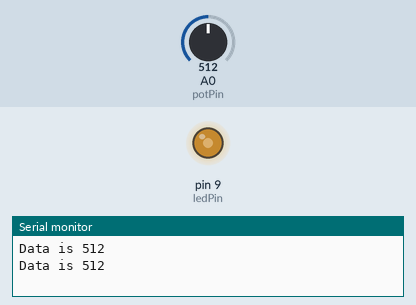
The sketch below on a simulated Arduino Uno, built with avr-gcc and run on an emulated ATmega328P. On the bench: output pins drawn as LEDs (lit = HIGH), the last lines printed to the serial monitor. The test bench sets the inputs (shaded band); at power-on: A0 (potPin) = 512.

Above: at 1.8 s.
1.9 s: A0 (potPin) set to 716
At 3.0 s:
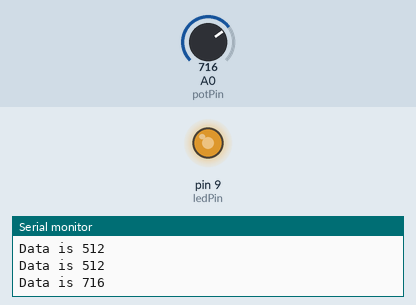
3.5 s: A0 (potPin) set to 900
At 4.6 s:
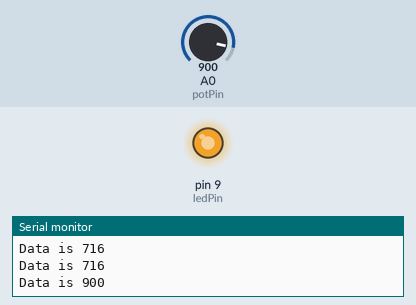
5.5 s: A0 (potPin) set to 122
At 7.2 s:
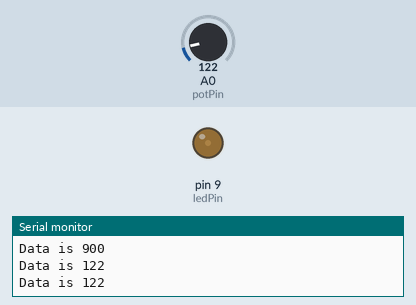
7.5 s: A0 (potPin) set to 0
At 8.9 s:
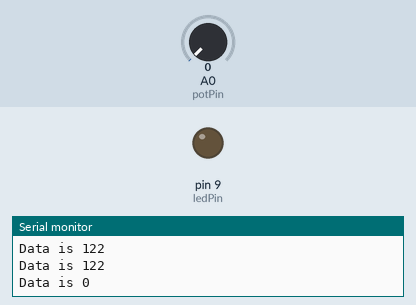
9.5 s: A0 (potPin) set to 511
At 10.4 s:
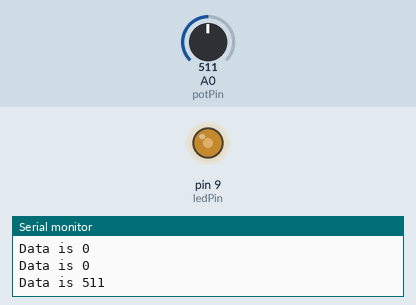
Timing chart, 0 to 12.5 s (numbered marks = the images above; inputs shaded):
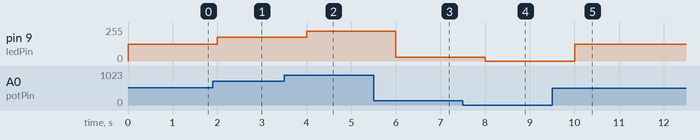

Measured:
- after the input at 1.9 s, pin 9 (ledPin): 127/255 → 178/255 after 0.10 s
- after the input at 3.5 s, pin 9 (ledPin): 178/255 → 224/255 after 0.50 s
- after the input at 5.5 s, pin 9 (ledPin): 224/255 → 30/255 after 0.50 s
- after the input at 7.5 s, pin 9 (ledPin): 30/255 → 0/255 after 0.50 s
- after the input at 9.5 s, pin 9 (ledPin): 0/255 → 127/255 after 0.50 s

The sketch:

adv_1-1.ino
```cpp
const int potPin = A0;  // 可變電阻中間腳
const int ledPin = 9;   // 支援 PWM 的腳位

void setup() {
  Serial.begin(9600);   // 初始化序列埠傳輸
  pinMode(ledPin, OUTPUT);
}

void loop() {
  int sensorValue = analogRead(potPin);        // 讀取 0 ~ 1023
  int brightness = map(sensorValue, 0, 1023, 0, 255); // 轉成 0 ~ 255

  analogWrite(ledPin, brightness);             // 控制 LED 亮度

  // 印到 Serial Monitor
  Serial.print("Data is ");
  Serial.println(sensorValue);

  delay(1000); // 每秒更新一次
}
```
